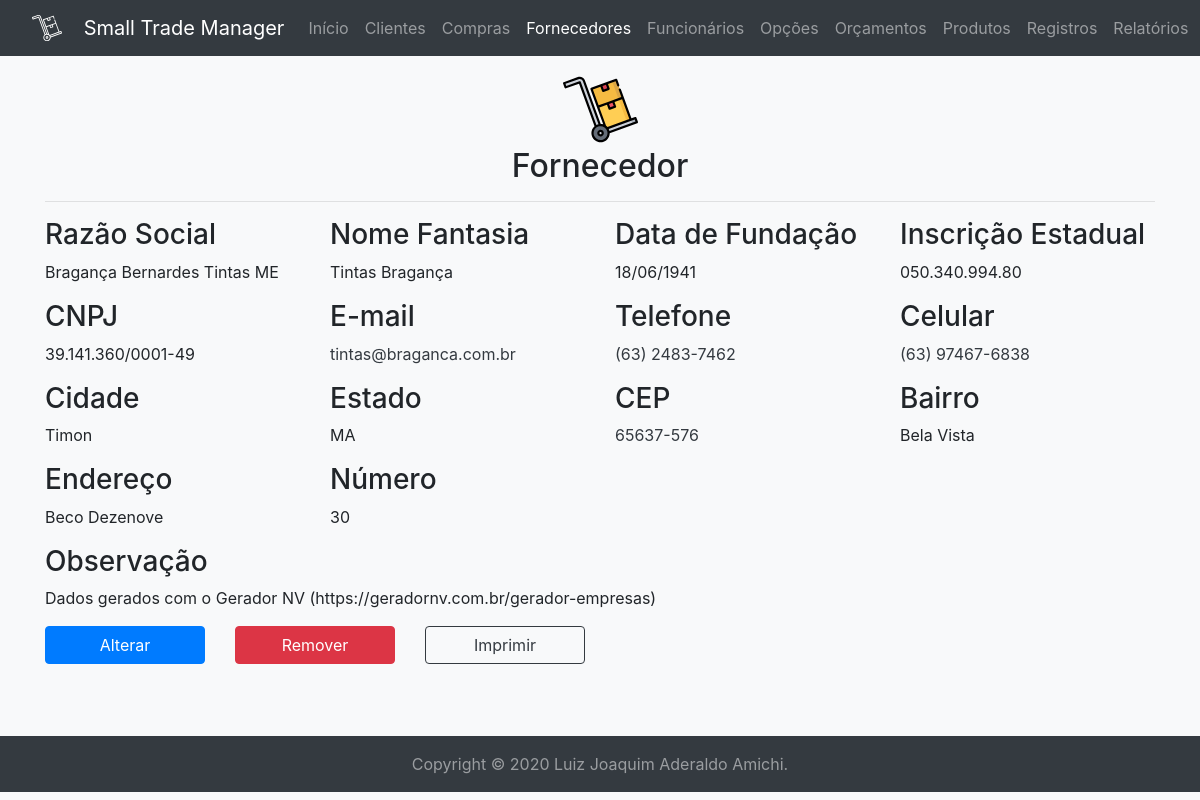
The app's page /provider/view/?id=2 (signed in) with its own data.
### tables this page shows
create table if not exists providers (
	id int unsigned auto_increment not null primary key,
	company_name varchar(32) character set 'utf8' not null,
	fantasy_name varchar(64) character set 'utf8' not null,
	state_registration char(12) character set 'utf8' null unique,
	cnpj char(14) character set 'utf8' not null unique,
	foundation_date date not null,
	postal_code char(8) character set 'utf8' null,
	district varchar(32) character set 'utf8' null,
	city varchar(64) character set 'utf8' not null,
	state char(2) character set 'utf8' not null,
	address varchar(64) character set 'utf8' not null,
	number int unsigned not null,
	complement varchar(32) character set 'utf8' null,
	email varchar(32) character set 'utf8' not null,
	phone char(10) character set 'utf8' not null,
	cell_phone char(11) character set 'utf8' null,
	note varchar(512) character set 'utf8' null
);

### mysql.php (called while the page is built, shortened)
<?php
$db = null;
function execute(string $query, ?object &$record=null): array|bool {
	global $db;
	$operation = strtolower(substr($query, 0, 6));
	$tuple = $record ? convert($record) : $record;
	$connection = $db ?? open();
	$stmt = null;
	if($connection) {
		try {
			if($operation == 'delete') {
				$queries = explode(';', $query);
				foreach($queries as $query) {
					if(!empty($query)) {
						$stmt = $connection->prepare($query);
						$stmt->execute();
					}
				}
			}
			elseif(in_array($operation, ['insert', 'select', 'update'])) {
				$stmt = $connection->prepare($query);
				$stmt->execute($tuple);
			}
			if($operation == 'select') {
				return $stmt->fetchAll(\PDO::FETCH_OBJ);
			}
			elseif(in_array($operation, ['delete', 'insert', 'update'])) {
				if($operation == 'insert' && $record) {
					$record->id = $connection->lastInsertId() ?: ($record->id ?? 0);
				}
				$commit = $connection->commit();
				return (bool) ($operation == 'delete' ? $commit : $stmt->rowCount());
			}
		}
		catch(\PDOException $e) {
			\util\history($e);
			if($operation == 'select') {
				return [];
			}
			elseif(in_array($operation, ['delete', 'insert', 'update'])) {
				$connection->rollBack();
				return false;
			}
		}
		finally {
			$connection = null;
		}
	}
	return false;
}
function open(): ?\PDO {
	global $db;
	if(!$db) {
		try {
			$db = new \PDO('mysql:host=' . MYSQL_HOST . ';dbname=' . MYSQL_SCHEMA, MYSQL_USER, MYSQL_PASSWORD);
			$db->setAttribute(\PDO::ATTR_ERRMODE, \PDO::ERRMODE_EXCEPTION);
			$db->setAttribute(\PDO::ATTR_DEFAULT_FETCH_MODE, \PDO::FETCH_OBJ);
			return $db;
		}
		catch(\PDOException $e) {
			\util\history($e);
			return null;
		}
	}
	return $db;
}

### controllers/provider.php (called while the page is built, shortened)
<?php
require_once __DIR__ . '/../mysql.php';
function beautify(object $tuple): object {
	$tuple->state_registration = isset($tuple->state_registration) ? substr($tuple->state_registration, 0, 3) . '.' . substr($tuple->state_registration, 3, 3) . '.' . substr($tuple->state_registration, 6, 3) . '.' . substr($tuple->state_registration, 9, 3) : null;
	$tuple->cnpj = substr($tuple->cnpj, 0, 2) . '.' . substr($tuple->cnpj, 2, 3) . '.' . substr($tuple->cnpj, 5, 3) . '/' . substr($tuple->cnpj, 8, 4) . '-' . substr($tuple->cnpj, 12, 2);
	$tuple->postal_code = isset($tuple->postal_code) ? substr($tuple->postal_code, 0, 5) . '-' . substr($tuple->postal_code, 5, 3) : null;
	$tuple->phone = '(' . substr($tuple->phone, 0, 2) . ') ' . substr($tuple->phone, 2, 4) . '-' . substr($tuple->phone, 6, 4);
	$tuple->cell_phone = isset($tuple->cell_phone) ? '(' . substr($tuple->cell_phone, 0, 2) . ') ' . substr($tuple->cell_phone, 2, 5) . '-' . substr($tuple->cell_phone, 7, 4) : null;
	$tuple->foundation_date = substr($tuple->foundation_date, 8, 2) . '/' . substr($tuple->foundation_date, 5, 2) . '/' . substr($tuple->foundation_date, 0, 4);
	return $tuple;
}

### templates/provider/view.php (the view, shortened to what this page needs)
	<div class="container mb-5" id="content">
		<div class="my-3 text-center">
			<img alt="Fornecedor" class="img-fluid mx-3" height="75" src="<?=BASE_URL?>img/provider-color.svg" width="75"/>
			<h2><?=PAGE_TITLE?></h2>
			<hr/>
		</div>
		<div class="row">
			<div class="col-md-3">
				<h3>Razão Social</h3>
				<p><?=$tuple->company_name?></p>
			</div>
			<div class="col-md-3">
				<h3>Nome Fantasia</h3>
				<p><?=$tuple->fantasy_name?></p>
			</div>
			<div class="col-md-3">
				<h3>Data de Fundação</h3>
				<p><?=$tuple->foundation_date?></p>
			</div>
			<?php if($tuple->state_registration): ?>
			<div class="col-md-3">
				<h3>Inscrição Estadual</h3>
				<p><?=$tuple->state_registration?></p>
			</div>
			<?php endif; ?>
			<div class="col-md-3">
				<h3>CNPJ</h3>
				<p><?=$tuple->cnpj?></p>
			</div>
			<div class="col-md-3">
				<h3>E-mail</h3>
				<p><a class="text-dark" href="mailto:<?=$tuple->email?>"><?=$tuple->email?></a></p>
			</div>
			<div class="col-md-3">
				<h3>Telefone</h3>
				<p><a class="text-dark" href="tel:+55<?=$tuple->phone?>"><?=$tuple->phone?></a></p>
			</div>
			<?php if($tuple->cell_phone): ?>
			<div class="col-md-3">
				<h3>Celular</h3>
				<p><a class="text-dark" href="tel:+55<?=$tuple->cell_phone?>"><?=$tuple->cell_phone?></a></p>
			</div>
			<?php endif; ?>
			<div class="col-md-3">
				<h3>Cidade</h3>
				<p><?=$tuple->city?></p>
			</div>
			<div class="col-md-3">
				<h3>Estado</h3>
				<p><?=$tuple->state?></p>
			</div>
			<?php if($tuple->postal_code): ?>
			<div class="col-md-3">
				<h3>CEP</h3>
				<p><a class="text-dark" href="https://www.google.com.br/maps/search/<?=$tuple->postal_code?>" target="_blank"><?=$tuple->postal_code?></a></p>
			</div>
			<?php endif; ?>
			<?php if($tuple->district): ?>
			<div class="col-md-3">
				<h3>Bairro</h3>
				<p><?=$tuple->district?></p>
			</div>
			<?php endif; ?>
			<div class="col-md-3">
				<h3>Endereço</h3>
				<p><?=$tuple->address?></p>
			</div>
			<div class="col-md-3">
				<h3>Número</h3>
				<p><?=$tuple->number?></p>
			</div>
			<div class="col-md-3">
			</div>
			<?php if($tuple->note): ?>
			<div class="col-md-12">
				<h3>Observação</h3>
				<p class="text-justify"><?=nl2br($tuple->note)?></p>
			</div>
			<?php endif; ?>
		</div>
		<div class="pb-3 row" id="buttons">
			<div class="col-md-2 mb-2">
				<a class="btn btn-block btn-primary" href="<?=BASE_URL . PAGE_NAME?>/update/?id=<?=$tuple->id?>">Alterar</a>
			</div>
			<div class="col-md-2 mb-2">
				<button class="btn btn-block btn-danger" data-target="#remove-modal" data-toggle="modal" type="button">Remover</button>
			</div>
			<div class="col-md-2 mb-2">
				<button class="btn btn-block btn-outline-dark" id="print-content">Imprimir</button>
			</div>
		</div>
	</div>
</body>
</html>

### records on screen
providers: company_name "Bragança Bernardes Tintas ME", fantasy_name "Tintas Bragança", foundation_date "18/06/1941", state_registration "050.340.994.80", cnpj "39.141.360/0001-49", email "tintas@braganca.com.br", phone "(63) 2483-7462", cell_phone "(63) 97467-6838", city "Timon", state "MA", postal_code "65637-576", district "Bela Vista", address "Beco Dezenove", number "30", note "Dados gerados com o Gerador NV (https://geradornv.com.br/gerador-empresas)"

### other values on screen
PAGE_TITLE "Fornecedor"
